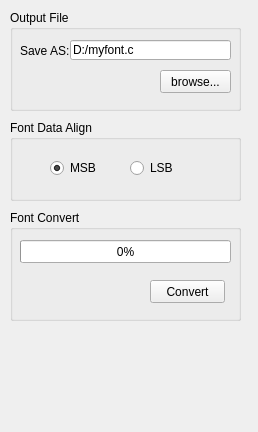
<?xml version="1.0" encoding="UTF-8"?>
<ui version="4.0">
 <class>FontOutputFrame</class>
 <widget class="QWidget" name="FontOutputFrame">
  <property name="geometry">
   <rect>
    <x>0</x>
    <y>0</y>
    <width>258</width>
    <height>432</height>
   </rect>
  </property>
  <property name="windowTitle">
   <string>Form</string>
  </property>
  <widget class="QGroupBox" name="groupBox">
   <property name="geometry">
    <rect>
     <x>10</x>
     <y>10</y>
     <width>231</width>
     <height>101</height>
    </rect>
   </property>
   <property name="title">
    <string>Output File</string>
   </property>
   <widget class="QPushButton" name="savefile_btn">
    <property name="geometry">
     <rect>
      <x>150</x>
      <y>60</y>
      <width>71</width>
      <height>23</height>
     </rect>
    </property>
    <property name="text">
     <string>browse...</string>
    </property>
   </widget>
   <widget class="QLineEdit" name="filename_lineEdit">
    <property name="geometry">
     <rect>
      <x>60</x>
      <y>30</y>
      <width>161</width>
      <height>20</height>
     </rect>
    </property>
    <property name="text">
     <string>D:/myfont.c</string>
    </property>
   </widget>
   <widget class="QLabel" name="label">
    <property name="geometry">
     <rect>
      <x>10</x>
      <y>30</y>
      <width>51</width>
      <height>21</height>
     </rect>
    </property>
    <property name="text">
     <string>Save AS:</string>
    </property>
   </widget>
  </widget>
  <widget class="QGroupBox" name="groupBox_2">
   <property name="geometry">
    <rect>
     <x>10</x>
     <y>120</y>
     <width>231</width>
     <height>81</height>
    </rect>
   </property>
   <property name="title">
    <string>Font Data Align</string>
   </property>
   <widget class="QRadioButton" name="msb_radiobtn">
    <property name="geometry">
     <rect>
      <x>40</x>
      <y>40</y>
      <width>71</width>
      <height>16</height>
     </rect>
    </property>
    <property name="text">
     <string>MSB</string>
    </property>
    <property name="checked">
     <bool>true</bool>
    </property>
   </widget>
   <widget class="QRadioButton" name="lsb_radiobtn">
    <property name="geometry">
     <rect>
      <x>120</x>
      <y>40</y>
      <width>61</width>
      <height>16</height>
     </rect>
    </property>
    <property name="text">
     <string>LSB</string>
    </property>
   </widget>
  </widget>
  <widget class="QGroupBox" name="groupBox_3">
   <property name="geometry">
    <rect>
     <x>10</x>
     <y>210</y>
     <width>231</width>
     <height>111</height>
    </rect>
   </property>
   <property name="title">
    <string>Font Convert</string>
   </property>
   <widget class="QProgressBar" name="progressBar">
    <property name="geometry">
     <rect>
      <x>10</x>
      <y>30</y>
      <width>211</width>
      <height>23</height>
     </rect>
    </property>
    <property name="value">
     <number>0</number>
    </property>
    <property name="alignment">
     <set>Qt::AlignCenter</set>
    </property>
    <property name="textDirection">
     <enum>QProgressBar::TopToBottom</enum>
    </property>
   </widget>
   <widget class="QPushButton" name="convert_btn">
    <property name="geometry">
     <rect>
      <x>140</x>
      <y>70</y>
      <width>75</width>
      <height>23</height>
     </rect>
    </property>
    <property name="text">
     <string>Convert</string>
    </property>
   </widget>
  </widget>
 </widget>
 <resources/>
 <connections/>
</ui>
